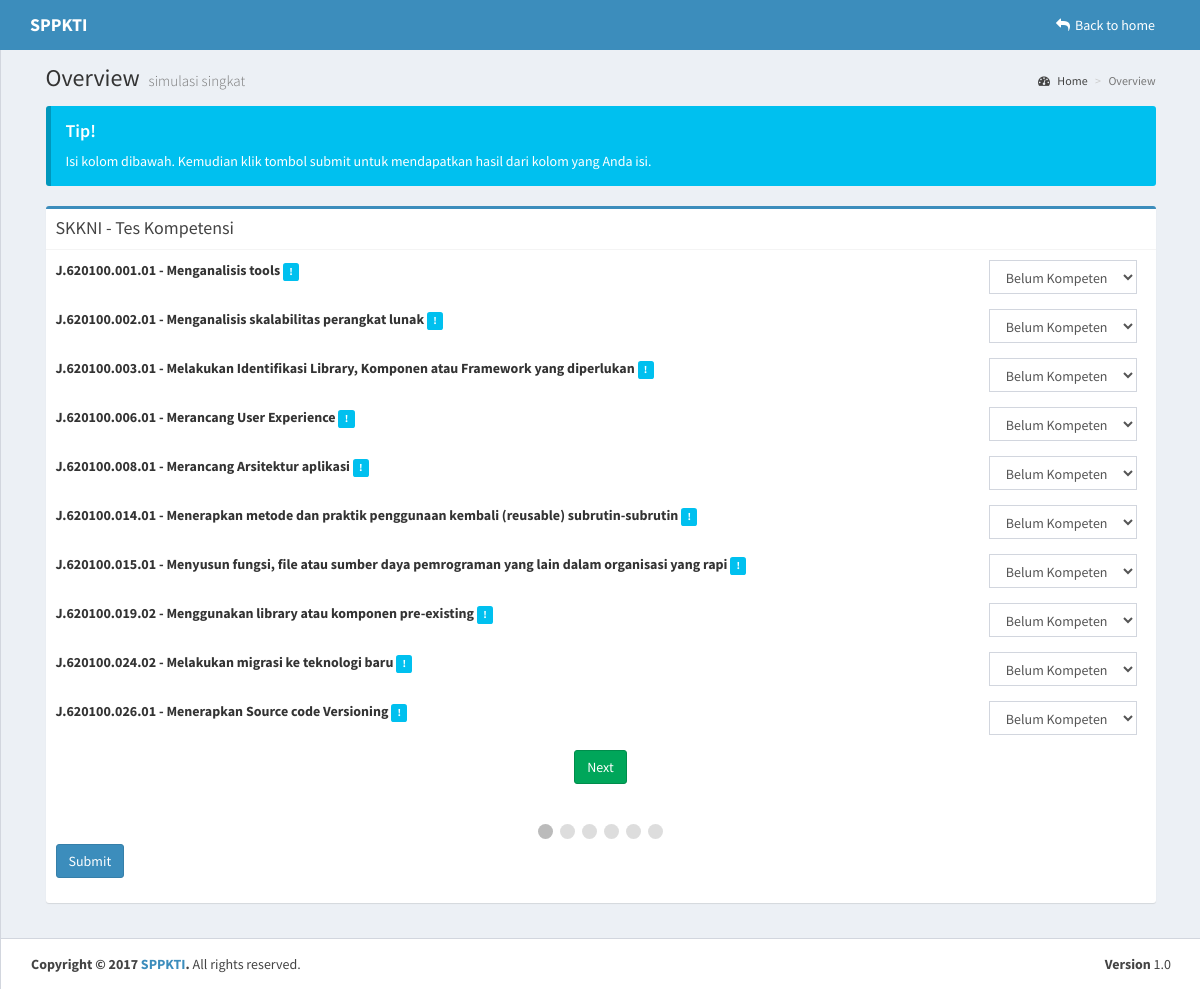
Screenshot of /index.php/overview with the database file from the repository.
### tables this page shows
CREATE TABLE IF NOT EXISTS `skkni_unit` (
  `id_unit` varchar(5) NOT NULL,
  `kode_unit` varchar(50) NOT NULL,
  `nama_unit` text NOT NULL,
  `deskripsi` text,
  PRIMARY KEY (`id_unit`)
);

### application/controllers/Overview.php (called while the page is built, shortened)
<?php
class Overview extends CI_Controller {
	function __construct()
	{
		$this->load->model('home_model','',TRUE);
		$this->load->model('skkni_model','',TRUE);
		$this->load->model('mbti_model','',TRUE);
	}
	public function index()
	{
		$data['skkni'] = $this->skkni_model->unit_list();
		$this->load->view('overview',$data);
	}
}

### index.php (called while the page is built, shortened)
<?php
require_once BASEPATH.'core/CodeIgniter.php';

### application/models/Skkni_model.php (called while the page is built, shortened)
<?php
Class Skkni_model extends CI_Model{
	function unit_list($act=''){
		$query = $this -> db -> get('skkni_unit');
		if($query -> num_rows() >= 1){
			return $query->result();
		}else{
			return false;
		}
	}
}
?>

### application/views/overview.php (the view, shortened to what this page needs)
<!DOCTYPE html>
<html>
<head>
  <link rel="stylesheet" href="<?php echo base_url();?>assets/css/bootstrap.min.css">
  <link rel="stylesheet" href="https://maxcdn.bootstrapcdn.com/font-awesome/4.4.0/css/font-awesome.min.css">
  <link rel="stylesheet" href="https://code.ionicframework.com/ionicons/2.0.1/css/ionicons.min.css">
  <link rel="stylesheet" href="<?php echo base_url();?>assets/css/AdminLTE.min.css">
  <link rel="stylesheet" href="<?php echo base_url();?>assets/css/skin-blue-light.min.css">
</head>
<body class="hold-transition skin-blue-light layout-top-nav">
<div class="wrapper">
  <header class="main-header">
    <nav class="navbar navbar-static-top">
      <div class="container">
        <div class="navbar-header">
          <a href="<?php echo base_url();?>" class="navbar-brand"><b>SPPKTI</b></a>
        </div>
        <div class="navbar-custom-menu">
          <ul class="nav navbar-nav">
            <li class="dropdown user user-menu">
              <a href="<?php echo base_url();?>" class="dropdown-toggle">
                <i class="fa fa-reply"></i><span class="hidden-xs">Back to home</span>
              </a>
            </li>
          </ul>
        </div>
      </div>
    </nav>
  </header>
  <div class="content-wrapper">
    <div class="container">
      <section class="content-header">
        <h1>
          Overview
          <small>simulasi singkat</small>
        </h1>
        <ol class="breadcrumb">
          <li><a href="<?php echo base_url();?>"><i class="fa fa-dashboard"></i> Home</a></li>
          <li class="active">Overview</li>
        </ol>
      </section>
      <section class="content">
        <?php if ($this->uri->segment(2)=="") {?>
          <div class="callout callout-info">
            <h4>Tip!</h4>
            <p>Isi kolom dibawah. Kemudian klik tombol submit untuk mendapatkan hasil dari kolom yang Anda isi.</p>
          </div>
        <?php } ?>
        <div class="row">
          <div class="col-md-12">
            <?php if(isset($skkni) || isset($hasil)) {?>
              <?php if ($this->uri->segment(2) == "hasil") {?>
                <div class="box box-success">
                <div class="box-header with-border">
                  <h3 class="box-title">Hasil Perhitungan Naive Bayes</h3>
                </div>
                <div class="box-body">
                  <?php echo $hasil;?><br>
                  <a href='<?php echo base_url();?>overview' class='btn btn-primary'>Back to overview</a>
                </div>
              </div>
              <?php } else { ?>
                <div class="box box-primary">
                <div class="box-header with-border">
                  <h3 class="box-title">SKKNI - Tes Kompetensi</h3>
                </div>
                <div class="box-body">
                  <?php echo form_open('overview/hasil');?>
                    <div class="form-horizontal">
                      <?php $no=1;$numItems = count($skkni);
                        foreach ($skkni as $row) {
                          if($no%10==1){echo '<div class="tab">';}?>
                        <div class="form-group">
                          <div class="col-md-10">
                            <label title="<?php echo $row->deskripsi; ?>"><?php echo $row->kode_unit.' - '.$row->nama_unit;?></label>
                            <a href="#" data-toggle="tooltip" title="<?php echo $row->deskripsi; ?>">
                              <span class="label label-info">!</span>
                            </a>
                          </div>
                          <div class="col-md-2">
                            <div class="input-group">
                              <select class="form-control"  name="nilai[]">
                                <option value="BK">Belum Kompeten</option>
                              </select>
                            </div>
                          </div>
                        </div>
                      <?php
                          if($no%10==0||$numItems==$no){echo '</div>';}
                          $no++;
                        }
                      ?>
                    </div>
                    <div style="overflow:auto;">
                      <div style="text-align:center;">
                        <button type="button" class="btn btn-success" id="nextBtn" onclick="nextPrev(1)">Next</button>
                      </div>
                    </div>
                    <div style="text-align:center;margin-top:40px;">
                      <span class="step"></span>
                      <span class="step"></span>
                      <span class="step"></span>
                      <span class="step"></span>
                      <span class="step"></span>
                      <span class="step"></span>
                    </div>
                    <div class="form-group">
                      <input type="submit" value="Submit" class="btn btn-primary">
                    </div>
                  </form>
                </div>
              </div>
            <?php }} ?>
          </div>
        </div>
      </section>
    </div>
  </div>
  <footer class="main-footer">
    <div class="container">
      <div class="pull-right hidden-xs">
        <b>Version</b> 1.0
      </div>
      <strong>Copyright &copy; 2017 <a href="#">SPPKTI</a>.</strong> All rights reserved.
    </div>
  </footer>
</div>
</body>
</html>

### application/views/overview.php (style rules this page uses)
.tab { display: none; }
.step { height: 15px; width: 15px; margin: 0 2px; background-color: #bbbbbb; border: none; border-radius: 50%; display: inline-block; opacity: 0.5; }
.step.active { opacity: 1; }

### rows the page displays
skkni_unit: kode_unit "J.620100.001.01", nama_unit "Menganalisis tools"
skkni_unit: kode_unit "J.620100.002.01", nama_unit "Menganalisis skalabilitas perangkat lunak"
skkni_unit: kode_unit "J.620100.003.01", nama_unit "Melakukan Identifikasi Library, Komponen atau Framework yang diperlukan"
skkni_unit: kode_unit "J.620100.006.01", nama_unit "Merancang User Experience"
skkni_unit: kode_unit "J.620100.008.01", nama_unit "Merancang Arsitektur aplikasi"
skkni_unit: kode_unit "J.620100.014.01", nama_unit "Menerapkan metode dan praktik penggunaan kembali (reusable) subrutin-subrutin"
skkni_unit: kode_unit "J.620100.015.01", nama_unit "Menyusun fungsi, file atau sumber daya pemrograman yang lain dalam organisasi yang rapi"
skkni_unit: kode_unit "J.620100.019.02", nama_unit "Menggunakan library atau komponen pre-existing"
skkni_unit: kode_unit "J.620100.024.02", nama_unit "Melakukan migrasi ke teknologi baru"
skkni_unit: kode_unit "J.620100.026.01", nama_unit "Menerapkan Source code Versioning"
